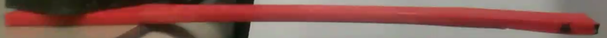
#> input picture Scripts/BeamTestOpenCV/beamtestobject.png, 607 x 38 px, shrunk from 1165 x 72 before the run
$ python beam.py
#> lines starting #> are read from the running program, lines starting #| are printed output that depends on the picture
import cv2
from matplotlib import pyplot as plt

img1 = cv2.imread('beamtestobject.png',0)          # queryImage
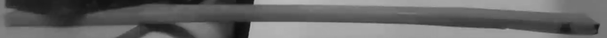
#> img1: shape (38, 607); min 11, max 187, mean 103.8
img2 = cv2.imread('beamTestScene.png',0) # trainImage
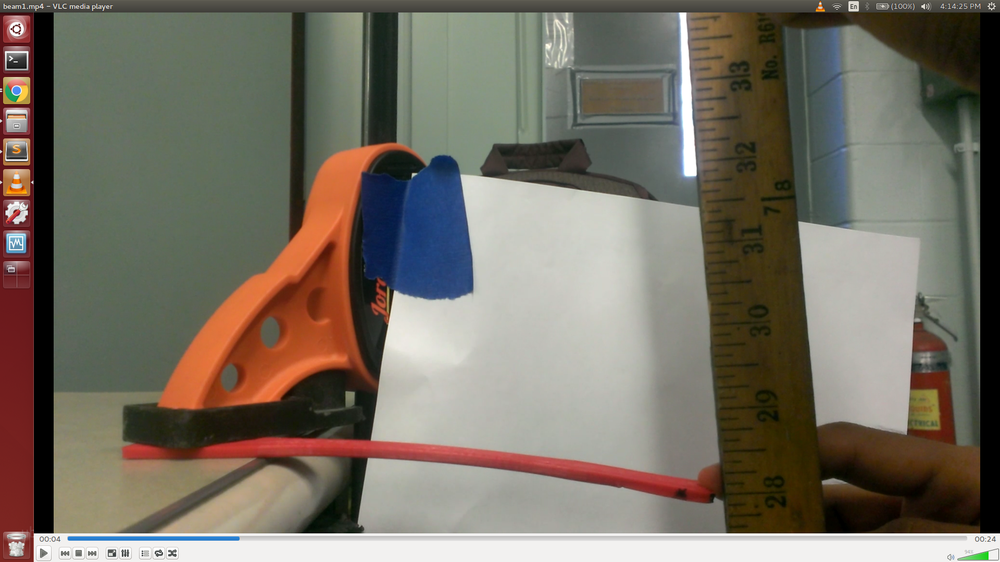
#> input picture Scripts/BeamTestOpenCV/beamTestScene.png, 1000 x 562 px, shrunk from 1920 x 1080 before the run
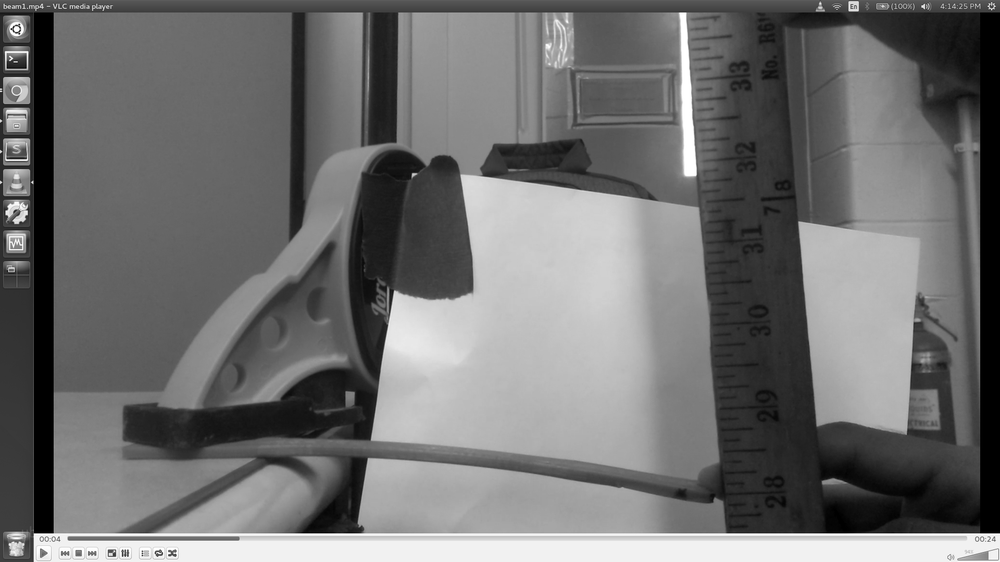
#> img2: shape (562, 1000); min 0, max 255, mean 111.2

# Initiate SIFT detector
sift = cv2.xfeatures2d.SIFT_create()

# find the keypoints and descriptors with SIFT
kp1, des1 = sift.detectAndCompute(img1,None)
#> kp1 = 13 keypoints; strongest (x, y, size): (255, 2, 2.7), (596, 33, 2), (507, 29, 2.1), (178, 8, 6.6)
kp2, des2 = sift.detectAndCompute(img2,None)
#> kp2 = 584 keypoints; strongest (x, y, size): (114, 555, 2.5), (413, 174, 2.6), (923, 6, 2.4), (336, 513, 32.6)

# FLANN parameters
FLANN_INDEX_KDTREE = 0
index_params = dict(algorithm = FLANN_INDEX_KDTREE, trees = 5)
search_params = dict(checks=50)   # or pass empty dictionary

flann = cv2.FlannBasedMatcher(index_params,search_params)

matches = flann.knnMatch(des1,des2,k=2)
#> matches = 13 matches

# Need to draw only good matches, so create a mask
matchesMask = [[0,0] for i in xrange(len(matches))]
#> matchesMask = [[0, 0], [0, 0], [0, 0], [0, 0], [0, 0], [0, 0], [0, 0], [0, 0], [0, 0], [0, 0], [0, 0], [0, 0], [0, 0]]

# ratio test as per Lowe's paper
for i,(m,n) in enumerate(matches):
    if m.distance < 0.7*n.distance:
        matchesMask[i]=[1,0]
#> this loop made 13 passes
#> after the loop, matchesMask = [[1, 0], [1, 0], [1, 0], [0, 0], [0, 0], [0, 0], [0, 0], [1, 0], [0, 0], [0, 0], [1, 0], [0, 0], [0, 0]]

draw_params = dict(matchColor = (0,255,0),
                   singlePointColor = (255,0,0),
                   matchesMask = matchesMask,
                   flags = 0)
#> draw_params = {'matchColor': (0, 255, 0), 'singlePointColor': (255, 0, 0), 'matchesMask': [[1, 0], [1, 0], [1, 0], [0, 0], [0, 0], [0, 0], [0, 0], [1, 0], [0, 0], [0, 0], [1, 0], [0, 0], [0, 0]], 'flags': 0}

img3 = cv2.drawMatchesKnn(img1,kp1,img2,kp2,matches,None,**draw_params)
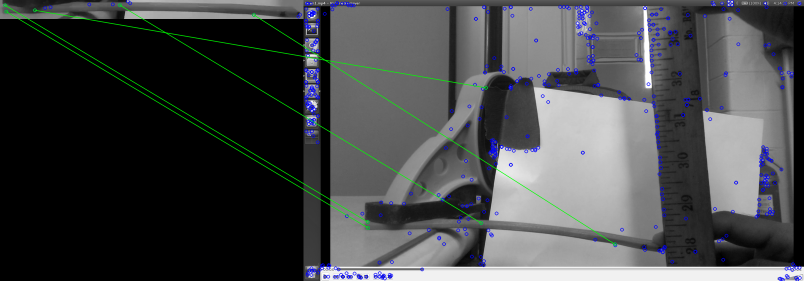
#> img3: shape (562, 1607, 3) (shown at 1/2 size); mean of channels 0, 1, 2 73.2, 71.8, 70.1; drawn as B, G, R

plt.imshow(img3,),plt.show()
